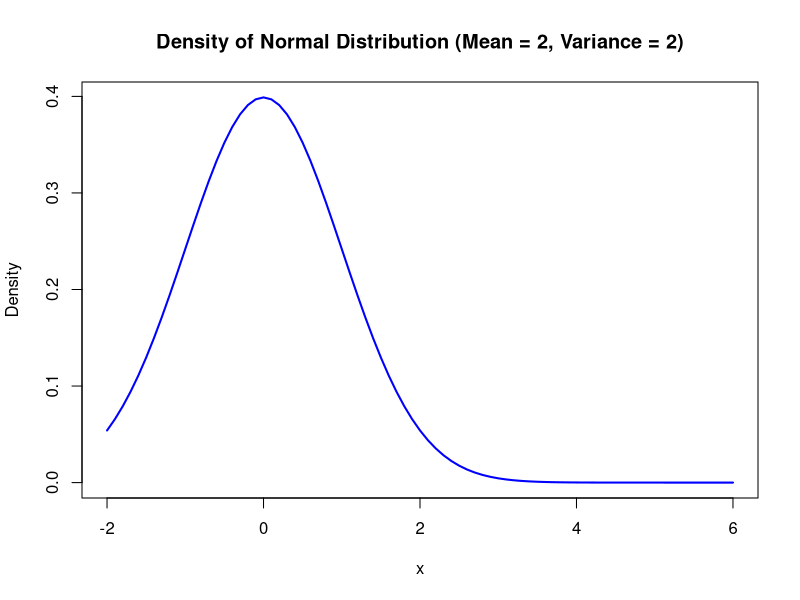

Source code (R): (Note: this script raises an error after producing the figure.)
# Parameters for the normal distribution
mean_value <- 0
variance_value <- 1
sd_value <- sqrt(variance_value)  # Standard deviation is the square root of the variance

# Function to calculate the density at a specific point
x <- 1.5  # Example point where we want to calculate the density
density_at_x <- dnorm(x, mean = mean_value, sd = sd_value)
print(paste("The density at x =", x, "is", density_at_x))

# Alternatively, you can calculate the density over a range of values
x_values <- seq(-2, 6, by = 0.1)  # Sequence of x values
density_values <- dnorm(x_values, mean = mean_value, sd = sd_value)

# Plotting the density function
plot(x_values, density_values, type = "l", col = "blue", lwd = 2,
     main = "Density of Normal Distribution (Mean = 2, Variance = 2)",
     xlab = "x", ylab = "Density")

x<-2
x<--2.17009
qnorm(0.02, mean = mean_value, sd = sd_value)
pnorm()

#Important for calculating quantiles
qnorm(1-0.02)
2*qnorm(1-0.5)
qnorm(1-0.05)
qnorm(0.9, mean=70,sd=10, lower.tail=TRUE)
